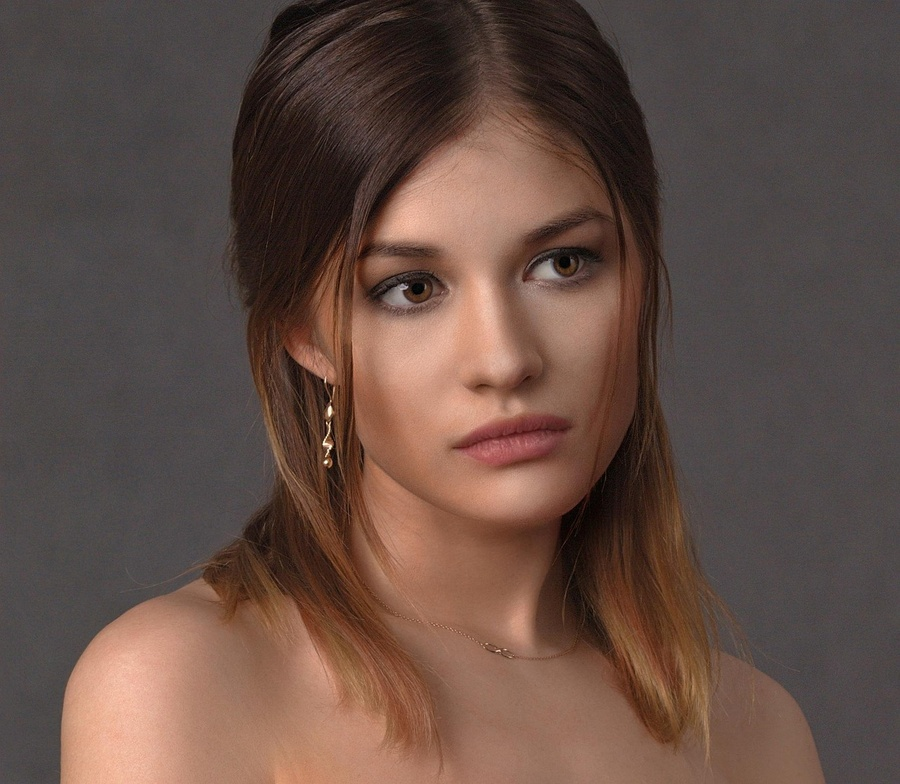
#> input picture Images_data/girl.jpg, 900 x 784 px, shrunk from 1280 x 1116 before the run, found by its file name
$ python detectcion.py
#> lines starting #> are read from the running program, lines starting #| are printed output that depends on the picture
import cv2
img = cv2.imread('girl.jpg')
#> img is the input picture: shape (784, 900, 3); mean B, G, R 69.1, 77.6, 99.2
gray = cv2.cvtColor(img, cv2.COLOR_BGR2GRAY)
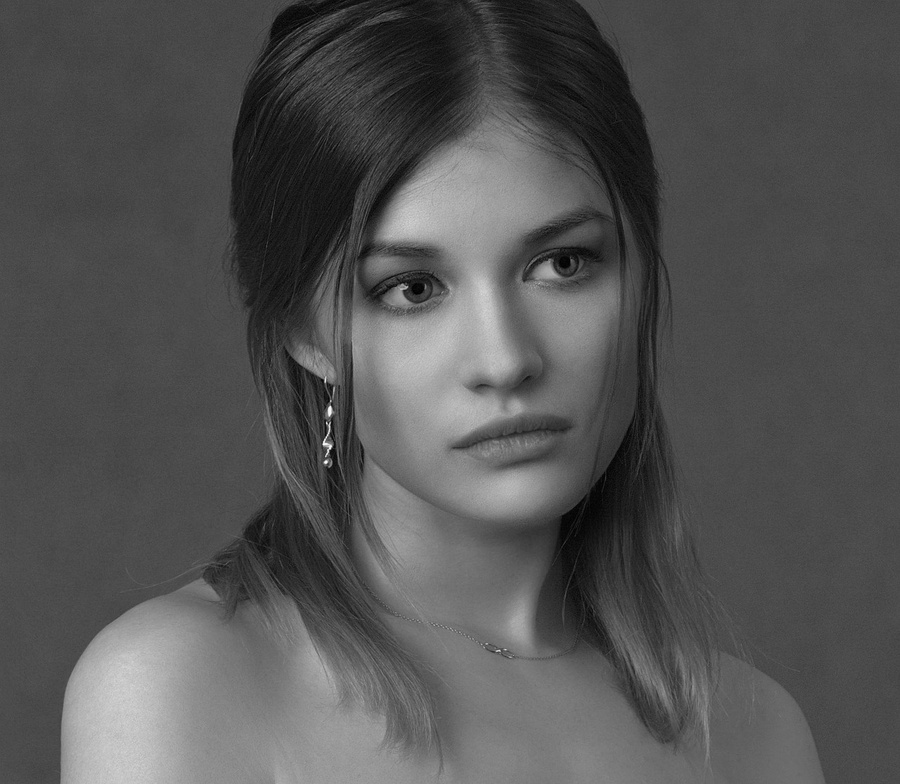
#> gray: shape (784, 900); min 0, max 250, mean 83.1
